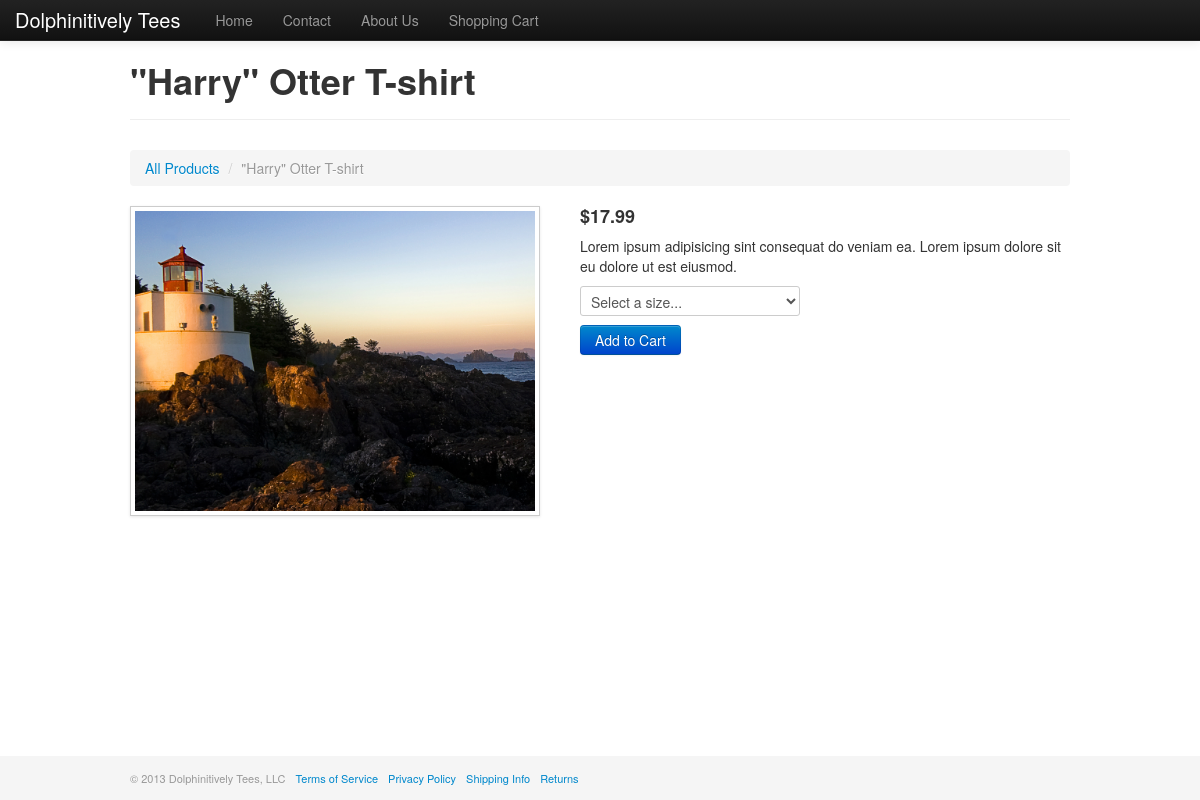
The app's page /detail.php?id=4 with its own data.
### tables this page shows
CREATE TABLE IF NOT EXISTS `products` (
  `id` int(11) NOT NULL AUTO_INCREMENT,
  `name` varchar(255) NOT NULL,
  `description` text,
  `image` varchar(255) DEFAULT NULL,
  `price` decimal(10,2) NOT NULL,
  `created_at` timestamp NOT NULL DEFAULT CURRENT_TIMESTAMP,
  PRIMARY KEY (`id`)
);

### detail.php (called while the page is built)
<?php
require 'header.php';
if ( !isset($_GET['id']) || !$product = get_product($_GET['id']) ) {
	header("Location: index.php");
	exit;
}
print_template('detail', array(
	'product' => $product
));

### templates/detail.php (the view, shortened to what this page needs)
<div class="page-header">
	<h1><?= h($product['name']) ?></h1>
</div>
<ul class="breadcrumb">
  <li><a href="index.php">All Products</a> <span class="divider">/</span></li>
  <li class="active"><?= h($product['name']) ?></li>
</ul>
<?= product_image_tag($product, 'img-polaroid'); ?>
<h4>$<?= number_format($product['price'], 2) ?></h4>
<p><?= nl2br(h($product['description'])) ?></p>
<form class="buy" action="cart.php?action=add" method="post">
	<select class="size" name="size">
		<option value="">Select a size...</option>
	</select>
	<p>
		<button class="btn btn-primary">Add to Cart</button>
	</p>
</form>

### header.php (shortened to what this page needs)
<?php
$db = new mysqli(DB_HOST, DB_USER, DB_PASSWORD, DB_NAME);
function h($str){
	return htmlentities($str);
}
function product_image_tag($product, $class='') {
	if ( $product['image'] ) {
		return '<img src="' . h($product['image']) . '" alt="Photo of ' . h($product['name']) . '" class="' . $class . '">';
	}
	else {
		return '<img src="http://placehold.it/200x200&text=' . h($product['name']) . '" alt="Photo Missing" class="' . $class . '">';
	}
}
function get_product($id) {
	global $db;
	$sql = 'SELECT * FROM products WHERE id = "' . $db->real_escape_string($id) . '"';
	$result = $db->query($sql);
	if ( $result->num_rows > 0 ) {
		$product = $result->fetch_assoc();
		$product['sizes'] = array();
		$sql = 'SELECT * FROM sizes WHERE product_id = "' . $db->real_escape_string($id) . '" ORDER BY weight';
		$result = $db->query($sql);
		while ( $size = $result->fetch_assoc() ) {
			$product['sizes'][$size['name']] = $size['price_difference'];
		}
		return $product;
	}
	else {
		return false;
	}
}
function print_template($__template, $vars=array(), $__layout='store') {
	extract($vars);
	require 'templates/' . $__template . '.php';
	$page_content = ob_get_contents();
	if ( $__layout ) {
		require 'templates/layouts/' . $__layout . '.php';
	}
	else {
		echo $page_content;
	}
}

### css/style.css (style rules this page uses)
body { padding-top: 40px; padding-bottom: 40px; }
.img-polaroid { max-width: 400px; float: left; margin-right: 40px; }

### records on screen
products: name "\"Harry\" Otter T-shirt", image (picture), price "17.99", description "Lorem ipsum adipisicing sint consequat do veniam ea. Lorem ipsum dolore sit eu dolore ut est eiusmod."
